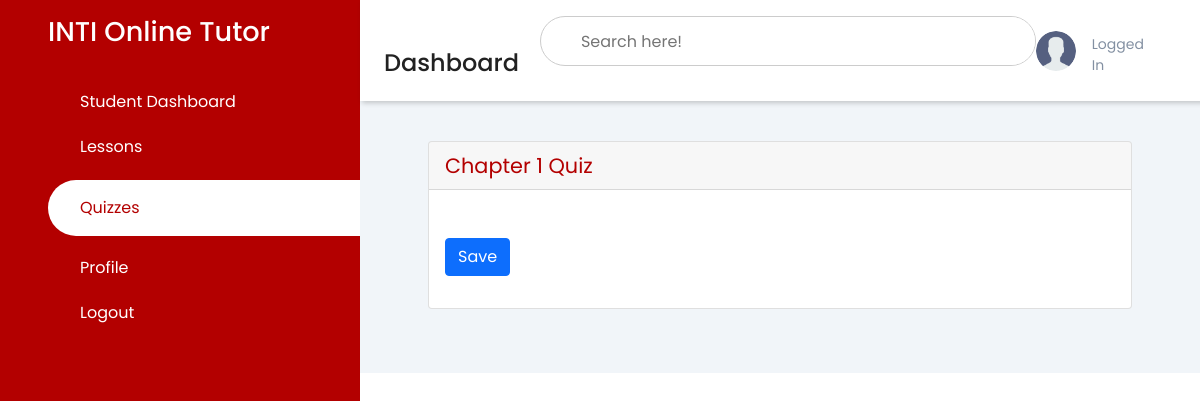
Page /quiz/10/ on the earlier database version.
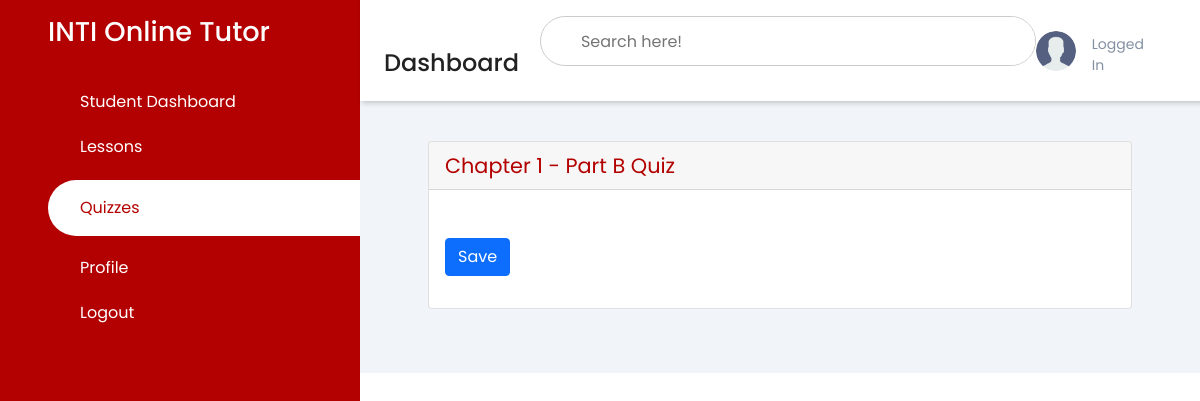
Same page on the later database version.
### pages/models.py (models this page shows, shortened)
class Quiz(models.Model):
    owner = models.ForeignKey(User, on_delete=models.CASCADE, related_name='quizzes')
    name = models.CharField(max_length=255)
    course = models.ForeignKey(Course, on_delete=models.CASCADE, related_name='quizzes')

### pages/views.py (the view)
# urls.py: path('quiz/<int:pk>/', quiz_view, name='take_quiz'),
def quiz_view(request, pk):
    quiz = Quiz.objects.get(pk=pk)
    return render(request, 'dashboard/student/quiz_form.html', {'obj': quiz})

### templates/dashboard/student/quiz_form.html (shortened to what this page needs)
<!DOCTYPE html>
<html lang="en">
<head>
    {% load static %}
    {% load crispy_forms_tags %}
    <link rel="stylesheet" href="https://maxst.icons8.com/vue-static/landings/line-awesome/line-awesome/1.3.0/css/line-awesome.min.css">
    <link rel="stylesheet" href="https://maxst.icons8.com/vue-static/landings/line-awesome/font-awesome-line-awesome/css/all.min.css">
    <link href="https://cdn.jsdelivr.net/npm/bootstrap@5.1.3/dist/css/bootstrap.min.css" rel="stylesheet">
    <link rel="stylesheet" href="{% static 'css/style.css' %}">
</head>
<body>
    <div class="sidebar">
        <div class="sidebar-brand">
            <h2>INTI Online Tutor</h2>
        </div>
        <div class="sidebar-menu">
            <ul>
              <li>
                  <a href="{% url 'student_dashboard' %}"><span class="las la-home"></span>
                  <span>Student Dashboard</span></a>
              </li>
              <li>
                  <a href="{% url 'student_tutorials' %}"><span class="las la-microchip"></span>
                  <span>Lessons</span></a>
              </li>
              <li>
                  <a href="{% url 'student_list_quiz' %}" class="active"><span class="las la-certificate"></span>
                  <span>Quizzes</span></a>
              </li>
              <li>
                  <a href="{% url 'student_profile' %}"><span class="las la-fingerprint"></span>
                  <span>Profile</span></a>
              </li>
              <li>
                  <a href="{% url 'logout' %}"><span class="las la-key"></span>
                  <span>Logout</span></a>
              </li>
          </ul>
      </div>
  </div>
    <div class="main-content">
        <header>
            <div class="header-title">
                <h2>
                    <label for="">
                    <span class="las la-bars"></span>
                </label>
                    Dashboard
                </h2>
            </div>
            <div class="search-wrapper">
                <input type="search" placeholder="Search here!" />
            </div>
            <div class="user-wrapper">
                <img src="{% static 'images/user.png' %}" width="40px" height="40px" alt="">
                <div>
                    <small>Logged In</small>
                </div>
            </div>
        </header>
        <main>
            <div class="container-fluid">
            <div class="row">
            <div class="col-12 mb-3">
            <div class="col-12 mb-3">
            <div id="content-wrapper" style="padding-top: 20px">
            <div class="container-fluid">
            <div class="card mb-3">
                <div class="card-header" style="color: var(--main-color); font-size: 1.3rem;">
                    {{obj.name}}
                </div>
                <div class="card-body">
            <form id="quiz-form" class="mt-3 mb-3">
                <button type="submit" class="btn btn-primary mt-3">Save</button>
            </form>
        </main>
            </div>
</body>
</html>

Differences in the rows shown:
changed Quiz: name "Chapter 1 Quiz" → "Chapter 1 - Part B Quiz"
